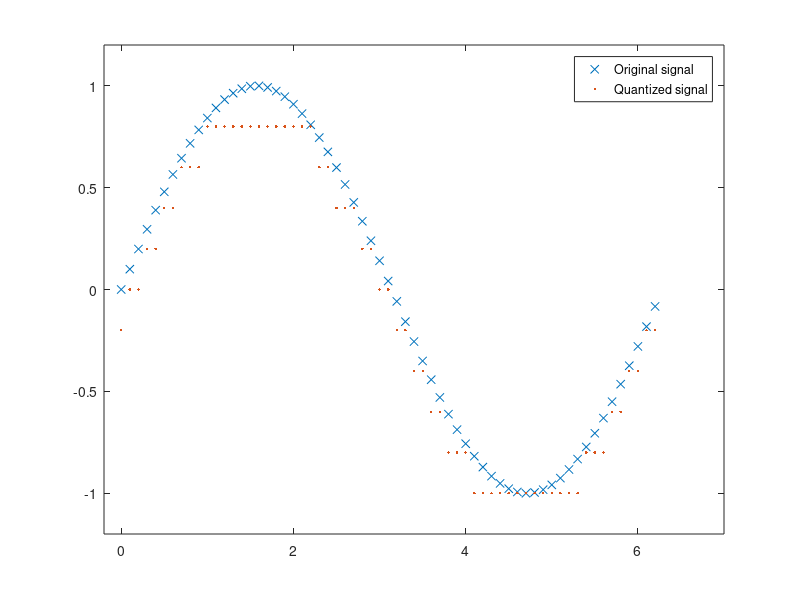

Write the MATLAB code that produced this figure.

%% example 1
partition = [0,1,3];
% codebook = [-1, 0.5, 2, 3];
samp1 = [-2.4, -1, -.2, 0, .2, 1, 1.2, 1.9, 2, 2.9, 3, 3.5, 5];
samp2 = [0.1, 1, 2, -1, 5, 0.7, 2.2, 2.1, 100, -10];
% [index,quantized] = quantiz(samp,partition,codebook);
index = quantiz(samp2,partition);

%% example2
t = [0:.1:2*pi]; % Times at which to sample the sine function
sig = sin(t); % Original signal, a sine wave
partition = [-1:.2:1]; % Length 11, to represent 12 intervals,均匀量化
codebook = [-1.2:.2:1]; % Length 12, one entry for each interval
[index,quants] = quantiz(sig,partition,codebook); % Quantize.
plot(t,sig,'x',t,quants,'.')
legend('Original signal','Quantized signal');
axis([-.2 7 -1.2 1.2])

